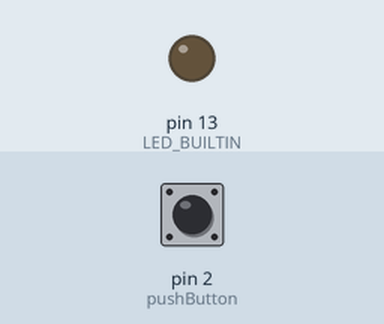
Recording of a sketch running on a simulated Arduino Uno, built with avr-gcc and run on an emulated ATmega328P. On the bench: output pins drawn as LEDs (lit = HIGH). The test bench sets the inputs (shaded band); at power-on: pin 2 (pushButton) LOW. What the sketch prints to the serial monitor is not drawn.

Above: at 1.2 s.
1.3 s: pin 2 (pushButton) pulled HIGH for 0.15 s
At 1.37 s:
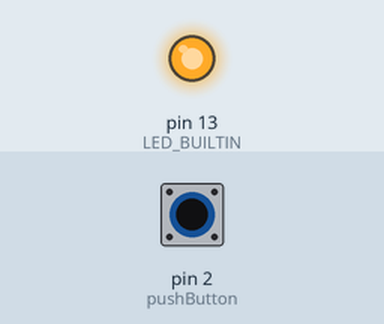
2.9 s: pin 2 (pushButton) pulled HIGH for 3.2 s
At 6.4 s:
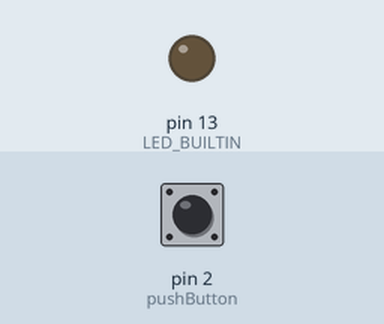
Timing chart, 0 to 7.9 s (numbered marks = the images above; inputs shaded):
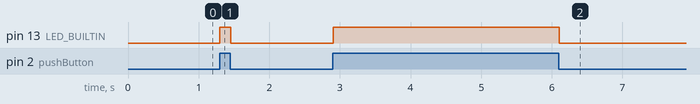

The sketch:

08-2SwitchInput.ino
```cpp
// Example 08 Part 2 Switch Input

// digital pin 2 has a pushbutton attached to it. Give it a name:
int pushButton = 2;

// the setup routine runs once when you press reset:
void setup() {
  // initialize serial communication at 9600 bits per second:
  Serial.begin(9600);
  // make the pushbutton's pin an input:
  pinMode(pushButton, INPUT);
  // initialize digital pin LED_BUILTIN as an output.
  pinMode(LED_BUILTIN, OUTPUT);
}

// the loop routine runs over and over again forever:
void loop() {
  // read the input pin:
  int buttonState = digitalRead(pushButton);
  // print out the state of the button:
  Serial.println(buttonState);
  if (buttonState == HIGH)
  {
    digitalWrite(LED_BUILTIN, HIGH);   // turn the LED on (HIGH is the voltage level)
  }
  else
  {
    digitalWrite(LED_BUILTIN, LOW);    // turn the LED off by making the voltage LOW
  }
  delay(1);        // delay in between reads for stability
}
```

Measured:
- after the input at 1.3 s, pin 13 (LED_BUILTIN): LOW → HIGH at once, → LOW 0.15 s later
- after the input at 2.9 s, pin 13 (LED_BUILTIN): LOW → HIGH at once, → LOW 3.2 s later
